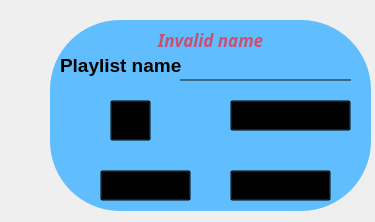
<?xml version="1.0" encoding="UTF-8"?>
<ui version="4.0">
 <class>Form</class>
 <widget class="QWidget" name="Form">
  <property name="geometry">
   <rect>
    <x>0</x>
    <y>0</y>
    <width>375</width>
    <height>222</height>
   </rect>
  </property>
  <property name="windowTitle">
   <string>Form</string>
  </property>
  <property name="styleSheet">
   <string notr="true">QPushButton {
    background-color: transparent;
}

QPushButton:hover {
    color: rgb(20, 20, 20);
	background-color: qradialgradient(spread:pad, cx:0.5, cy:0.5, radius:0.5, fx:0.5, fy:0.5, stop:0 rgba(255, 235, 235, 206), stop:0.35 rgba(255, 188, 188, 		80), stop:0.4 rgba(255, 162, 162, 80), stop:0.425 rgba(255, 132, 132, 156), stop:0.44 rgba(252, 128, 128, 80), stop:1 rgba(255, 255, 255, 0));
}
</string>
  </property>
  <widget class="QLabel" name="background">
   <property name="geometry">
    <rect>
     <x>50</x>
     <y>20</y>
     <width>321</width>
     <height>191</height>
    </rect>
   </property>
   <property name="styleSheet">
    <string notr="true">border-radius: 70px;
background-color: rgb(96, 190, 254);</string>
   </property>
   <property name="text">
    <string/>
   </property>
  </widget>
  <widget class="QLabel" name="label">
   <property name="geometry">
    <rect>
     <x>60</x>
     <y>50</y>
     <width>121</width>
     <height>31</height>
    </rect>
   </property>
   <property name="font">
    <font>
     <pointsize>14</pointsize>
     <bold>true</bold>
    </font>
   </property>
   <property name="text">
    <string>Playlist name</string>
   </property>
  </widget>
  <widget class="QLineEdit" name="playlistname">
   <property name="geometry">
    <rect>
     <x>180</x>
     <y>50</y>
     <width>171</width>
     <height>31</height>
    </rect>
   </property>
   <property name="font">
    <font>
     <family>Lucida Sans Unicode</family>
     <pointsize>12</pointsize>
     <italic>false</italic>
     <bold>true</bold>
     <kerning>false</kerning>
    </font>
   </property>
   <property name="styleSheet">
    <string notr="true">background-color: rgba(0, 0, 0, 0);
border:none;
border-bottom: 2px solid rgba(46, 82, 101, 200);
color: rgba(0, 0, 0, 240);
padding-bottom: 7px;</string>
   </property>
   <property name="alignment">
    <set>Qt::AlignLeading|Qt::AlignLeft|Qt::AlignTop</set>
   </property>
  </widget>
  <widget class="QLabel" name="message">
   <property name="geometry">
    <rect>
     <x>90</x>
     <y>30</y>
     <width>241</width>
     <height>20</height>
    </rect>
   </property>
   <property name="font">
    <font>
     <family>Sitka Heading</family>
     <pointsize>13</pointsize>
     <italic>true</italic>
     <bold>true</bold>
     <underline>false</underline>
    </font>
   </property>
   <property name="styleSheet">
    <string notr="true">color: rgba(230, 48, 77, 200);</string>
   </property>
   <property name="text">
    <string>Invalid name</string>
   </property>
   <property name="alignment">
    <set>Qt::AlignCenter</set>
   </property>
  </widget>
  <widget class="QPushButton" name="pic">
   <property name="geometry">
    <rect>
     <x>110</x>
     <y>100</y>
     <width>41</width>
     <height>41</height>
    </rect>
   </property>
   <property name="text">
    <string/>
   </property>
   <property name="icon">
    <iconset resource="confirm_playlist_res.qrc">
     <normaloff>:/icons/res/Icons/image.svg</normaloff>:/icons/res/Icons/image.svg</iconset>
   </property>
   <property name="iconSize">
    <size>
     <width>40</width>
     <height>40</height>
    </size>
   </property>
  </widget>
  <widget class="QPushButton" name="shared">
   <property name="geometry">
    <rect>
     <x>230</x>
     <y>100</y>
     <width>121</width>
     <height>31</height>
    </rect>
   </property>
   <property name="font">
    <font>
     <pointsize>14</pointsize>
    </font>
   </property>
   <property name="text">
    <string>Shared</string>
   </property>
   <property name="icon">
    <iconset resource="confirm_playlist_res.qrc">
     <normaloff>:/icons/res/Icons/toggle-left.svg</normaloff>:/icons/res/Icons/toggle-left.svg</iconset>
   </property>
   <property name="iconSize">
    <size>
     <width>40</width>
     <height>40</height>
    </size>
   </property>
  </widget>
  <widget class="QPushButton" name="back">
   <property name="geometry">
    <rect>
     <x>100</x>
     <y>170</y>
     <width>91</width>
     <height>31</height>
    </rect>
   </property>
   <property name="font">
    <font>
     <pointsize>14</pointsize>
    </font>
   </property>
   <property name="text">
    <string>Back</string>
   </property>
   <property name="icon">
    <iconset>
     <selectedoff>:/icons/res/Icons/arrow-left.svg</selectedoff>
    </iconset>
   </property>
   <property name="iconSize">
    <size>
     <width>40</width>
     <height>40</height>
    </size>
   </property>
  </widget>
  <widget class="QPushButton" name="create">
   <property name="geometry">
    <rect>
     <x>230</x>
     <y>170</y>
     <width>101</width>
     <height>31</height>
    </rect>
   </property>
   <property name="font">
    <font>
     <pointsize>14</pointsize>
    </font>
   </property>
   <property name="text">
    <string>Create</string>
   </property>
   <property name="icon">
    <iconset>
     <selectedoff>:/icons/res/Icons/check.svg</selectedoff>
    </iconset>
   </property>
   <property name="iconSize">
    <size>
     <width>40</width>
     <height>40</height>
    </size>
   </property>
   <property name="checkable">
    <bool>false</bool>
   </property>
  </widget>
 </widget>
 <resources>
  <include location="confirm_playlist_res.qrc"/>
 </resources>
 <connections/>
</ui>
